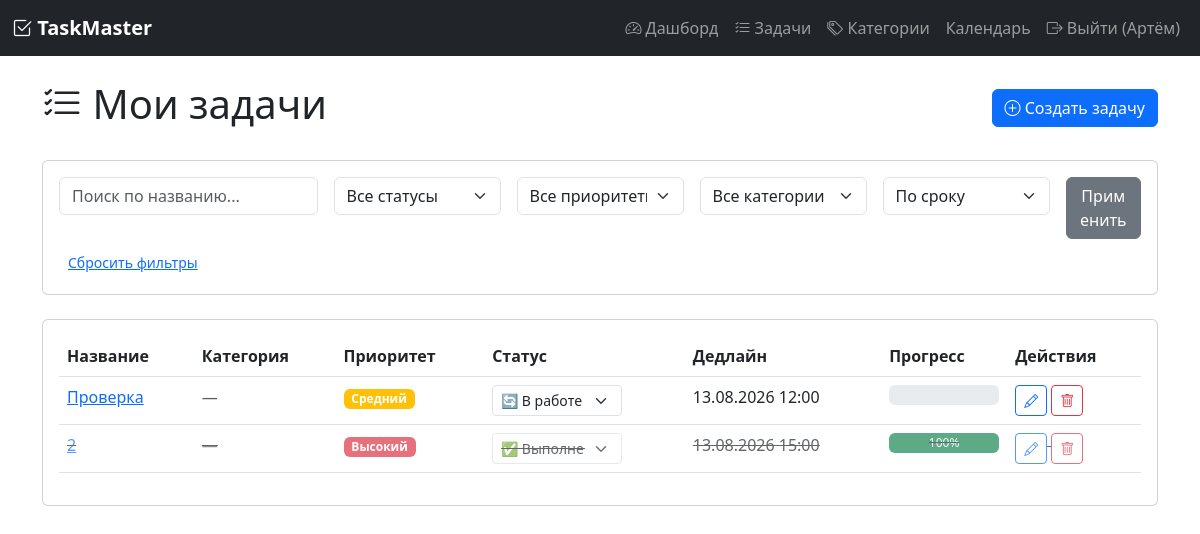
/tasks (signed in), run on an earlier commit of the app's database.
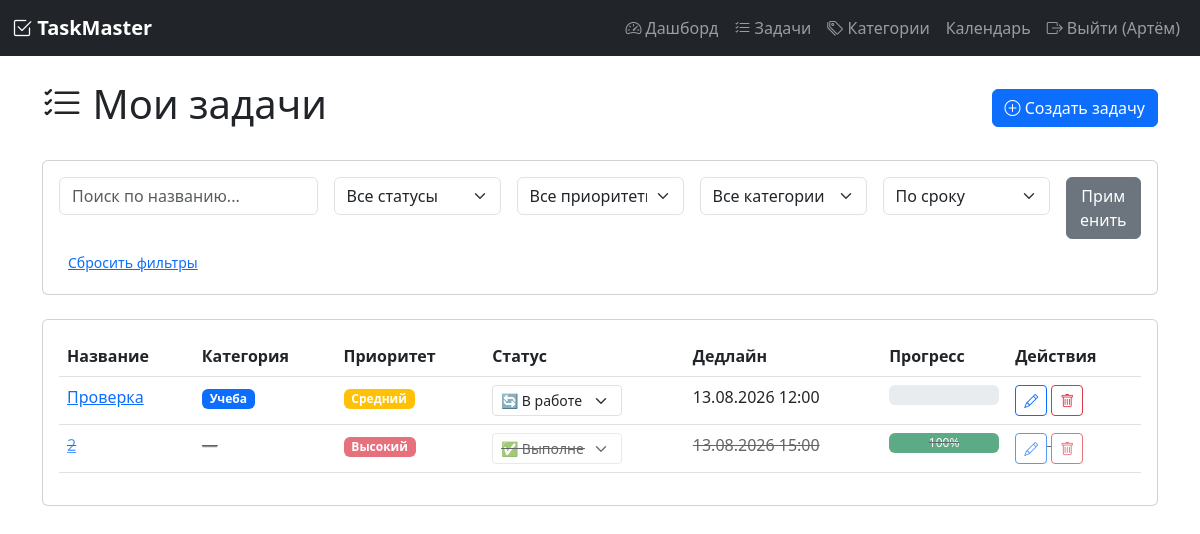
And on a later commit of the database.
### models.py (models this page shows, shortened)
class User(UserMixin, db.Model):
    __tablename__ = 'user'
    id = db.Column(db.Integer, primary_key=True)
    username = db.Column(db.String(80), unique=True, nullable=False)
    email = db.Column(db.String(120), unique=True, nullable=False)
    password_hash = db.Column(db.String(200), nullable=False)
    registered_at = db.Column(db.DateTime, default=datetime.utcnow)
    timezone = db.Column(db.String(50), default='Europe/Moscow')
    role = db.Column(db.String(20), default='user')  # 'user' или 'admin'
    tasks = db.relationship('Task', backref='author', lazy=True, cascade='all, delete-orphan')
    categories = db.relationship('Category', backref='user', lazy=True, cascade='all, delete-orphan')
    tags = db.relationship('Tag', backref='user', lazy=True, cascade='all, delete-orphan')

class Task(db.Model):
    __tablename__ = 'task'
    id = db.Column(db.Integer, primary_key=True)
    title = db.Column(db.String(200), nullable=False)
    description = db.Column(db.Text, default='')
    status = db.Column(db.String(20), default='pending')  # pending, in_progress, completed
    priority = db.Column(db.String(20), default='medium')  # low, medium, high
    deadline = db.Column(db.DateTime, nullable=True)
    created_at = db.Column(db.DateTime, default=datetime.utcnow)
    updated_at = db.Column(db.DateTime, default=datetime.utcnow, onupdate=datetime.utcnow)
    user_id = db.Column(db.Integer, db.ForeignKey('user.id'), nullable=False)
    category_id = db.Column(db.Integer, db.ForeignKey('category.id'), nullable=True)
    subtasks = db.relationship('Subtask', backref='parent_task', lazy=True, cascade='all, delete-orphan')
    tags = db.relationship('Tag', secondary=task_tags, backref='tasks', lazy='dynamic')
    attachments = db.relationship('Attachment', backref='task', lazy=True, cascade='all, delete-orphan')
    recurring_rule = db.relationship('RecurringRule', backref='task', uselist=False, cascade='all, delete-orphan')
    @property
    def progress(self):
        if not self.subtasks:
            return 100 if self.status == 'completed' else 0
        completed = sum(1 for st in self.subtasks if st.is_completed)
        return int((completed / len(self.subtasks)) * 100)
    @property
    def is_overdue(self):
        if self.status == 'completed':
            return False
        if self.deadline and self.deadline < datetime.utcnow():
            return True
        return False

class Category(db.Model):
    __tablename__ = 'category'
    id = db.Column(db.Integer, primary_key=True)
    name = db.Column(db.String(50), nullable=False)
    color = db.Column(db.String(7), default='#6c757d')  # HEX цвет
    user_id = db.Column(db.Integer, db.ForeignKey('user.id'), nullable=False)
    tasks = db.relationship('Task', backref='category', lazy=True)

### app.py (the view)
@app.route('/tasks')
@login_required
def tasks():
    query = Task.query.filter_by(user_id=current_user.id)
    status_filter = request.args.get('status', '')
    priority_filter = request.args.get('priority', '')
    category_filter = request.args.get('category', '')
    if status_filter:
        query = query.filter_by(status=status_filter)
    if priority_filter:
        query = query.filter_by(priority=priority_filter)
    if category_filter and category_filter.isdigit():
        query = query.filter_by(category_id=int(category_filter))
    sort_by = request.args.get('sort', 'deadline')
    if sort_by == 'deadline':
        query = query.order_by(Task.deadline.asc())
    elif sort_by == 'priority':
        query = query.order_by(Task.priority.desc())
    elif sort_by == 'created_at':
        query = query.order_by(Task.created_at.desc())
    elif sort_by == 'title':
        query = query.order_by(Task.title.asc())
    else:
        query = query.order_by(Task.deadline.asc())
    search_query = request.args.get('search', '')
    if search_query:
        query = query.filter(
            Task.title.contains(search_query) | Task.description.contains(search_query)
        )
    tasks_list = query.all()
    categories = Category.query.filter_by(user_id=current_user.id).all()
    return render_template('tasks.html',
                         tasks=tasks_list,
                         categories=categories,
                         current_filters={
                             'status': status_filter,
                             'priority': priority_filter,
                             'category': category_filter,
                             'sort': sort_by,
                             'search': search_query
                         })

### app.py (called while the page is built)
@login_manager.user_loader
def load_user(user_id):
    return User.query.get(int(user_id))

### templates/tasks.html (shortened to what this page needs)
{% extends "base.html" %}
{% block content %}
<div class="d-flex justify-content-between align-items-center mb-4">
    <h1><i class="bi bi-list-check"></i> Мои задачи</h1>
    <a href="{{ url_for('task_create') }}" class="btn btn-primary">
        <i class="bi bi-plus-circle"></i> Создать задачу
    </a>
</div>
<div class="card mb-4">
    <div class="card-body">
        <form method="GET" class="row g-3">
            <div class="col-md-3">
                <input type="text" name="search" class="form-control" placeholder="Поиск по названию..."
                       value="{{ current_filters.search }}">
            </div>
            <div class="col-md-2">
                <select name="status" class="form-select">
                    <option value="">Все статусы</option>
                </select>
            </div>
            <div class="col-md-2">
                <select name="priority" class="form-select">
                    <option value="">Все приоритеты</option>
                </select>
            </div>
            <div class="col-md-2">
                <select name="category" class="form-select">
                    <option value="">Все категории</option>
                </select>
            </div>
            <div class="col-md-2">
                <select name="sort" class="form-select">
                    <option value="deadline" {% if current_filters.sort == 'deadline' %}selected{% endif %}>По сроку</option>
                </select>
            </div>
            <div class="col-md-1">
                <button type="submit" class="btn btn-secondary w-100">Применить</button>
            </div>
        </form>
        <div class="mt-2">
            <a href="{{ url_for('tasks') }}" class="btn btn-sm btn-link">Сбросить фильтры</a>
        </div>
    </div>
</div>
<div class="card">
    <div class="card-body">
        {% if tasks %}
            <div class="table-responsive">
                <table class="table table-hover">
                    <thead>
                        <tr>
                            <th>Название</th>
                            <th>Категория</th>
                            <th>Приоритет</th>
                            <th>Статус</th>
                            <th>Дедлайн</th>
                            <th>Прогресс</th>
                            <th>Действия</th>
                        </tr>
                    </thead>
                    <tbody>
                        {% for task in tasks %}
                            <tr class="{% if task.is_overdue %}task-overdue{% endif %} {% if task.status == 'completed' %}task-completed{% endif %}">
                                <td>
                                    <a href="{{ url_for('task_detail', task_id=task.id) }}">{{ task.title }}</a>
                                </td>
                               <td>
    {% if task.category %}
        <span class="badge" style="background-color: {{ task.category.color }}">
            {{ task.category.name }}
        </span>
    {% else %}
        <span class="text-muted">—</span>
    {% endif %}
</td>
                                <td>
                                    {% if task.priority == 'high' %}
                                        <span class="badge bg-danger">Высокий</span>
                                    {% elif task.priority == 'medium' %}
                                        <span class="badge bg-warning">Средний</span>
                                    {% else %}
                                        <span class="badge bg-info">Низкий</span>
                                    {% endif %}
                                </td>
                               <td>
    <form action="{{ url_for('task_change_status', task_id=task.id) }}" method="POST" class="d-inline">
        <select name="status" class="form-select form-select-sm" style="width: 130px;" onchange="this.form.submit()">
            <option value="in_progress" {% if task.status == 'in_progress' %}selected{% endif %}>
                🔄 В работе
            </option>
            <option value="completed" {% if task.status == 'completed' %}selected{% endif %}>
                ✅ Выполнена
            </option>
        </select>
    </form>
</td>
                                <td>
                                    {% if task.deadline %}
                                        {{ task.deadline.strftime('%d.%m.%Y %H:%M') }}
                                    {% else %}
                                        —
                                    {% endif %}
                                </td>
                                <td>
                                    <div class="progress" style="height: 20px;">
                                        <div class="progress-bar bg-success" style="width: {{ task.progress }}%">
                                            {{ task.progress }}%
                                        </div>
                                    </div>
                                </td>
                                <td>
                                    <a href="{{ url_for('task_edit', task_id=task.id) }}" class="btn btn-sm btn-outline-primary">
                                        <i class="bi bi-pencil"></i>
                                    </a>
                                    <form action="{{ url_for('task_delete', task_id=task.id) }}" method="POST" class="d-inline"
                                          onsubmit="return confirm('Удалить задачу?')">
                                        <button type="submit" class="btn btn-sm btn-outline-danger">
                                            <i class="bi bi-trash"></i>
                                        </button>
                                    </form>
                                </td>
                            </tr>
                        {% endfor %}
                    </tbody>
                </table>
            </div>
        {% else %}
            <p class="text-muted text-center py-4">У вас пока нет задач.
                <a href="{{ url_for('task_create') }}">Создайте первую задачу</a>
            </p>
        {% endif %}
    </div>
</div>
{% endblock %}

### templates/base.html (shortened to what this page needs)
<!DOCTYPE html>
<html lang="ru">
<head>
    <link href="https://cdn.jsdelivr.net/npm/bootstrap@5.3.0/dist/css/bootstrap.min.css" rel="stylesheet">
    <link rel="stylesheet" href="https://cdn.jsdelivr.net/npm/bootstrap-icons@1.11.0/font/bootstrap-icons.css">
</head>
<body>
    {% if current_user.is_authenticated %}
    <nav class="navbar navbar-expand-lg navbar-dark bg-dark">
        <div class="container-fluid">
            <a class="navbar-brand" href="{{ url_for('dashboard') }}">
                <i class="bi bi-check2-square"></i> TaskMaster
            </a>
            <div class="collapse navbar-collapse" id="navbarNav">
                <ul class="navbar-nav ms-auto">
                    <li class="nav-item">
                        <a class="nav-link" href="{{ url_for('dashboard') }}">
                            <i class="bi bi-speedometer2"></i> Дашборд
                        </a>
                    </li>
                    <li class="nav-item">
    <a class="nav-link" href="{{ url_for('tasks') }}">
        <i class="bi bi-list-check"></i> Задачи
    </a>
</li>
                    <li class="nav-item">
    <a class="nav-link" href="{{ url_for('categories') }}">
        <i class="bi bi-tags"></i> Категории
    </a>
</li>
                    <li class="nav-item">
                        <a class="nav-link" href="#">Календарь</a>
                    </li>
                    <li class="nav-item">
                        <a class="nav-link" href="{{ url_for('logout') }}">
                            <i class="bi bi-box-arrow-right"></i> Выйти ({{ current_user.username }})
                        </a>
                    </li>
                </ul>
            </div>
        </div>
    </nav>
    {% endif %}
    <div class="container mt-4">
        {% block content %}{% endblock %}
    </div>
</body>
</html>

### templates/base.html (style rules this page uses)
.navbar-brand { font-weight: bold; }
.task-completed { opacity: 0.7; text-decoration: line-through; }
select option[value="in_progress"] { color: orange; }
select option[value="completed"] { color: green; }

What changed in the data, as far as the page shows it:
changed Task "Проверка": category.name (not shown) → "Учеба"; no longer shows "—"
